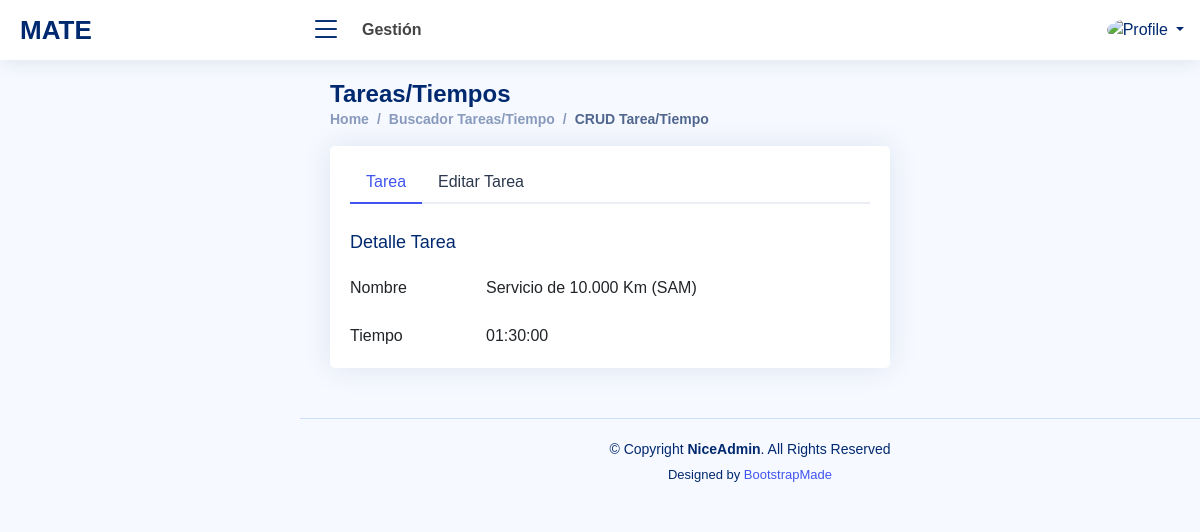
Before: /crudtarea.php?idtarea=198&accion=M (signed in) with the older database file.
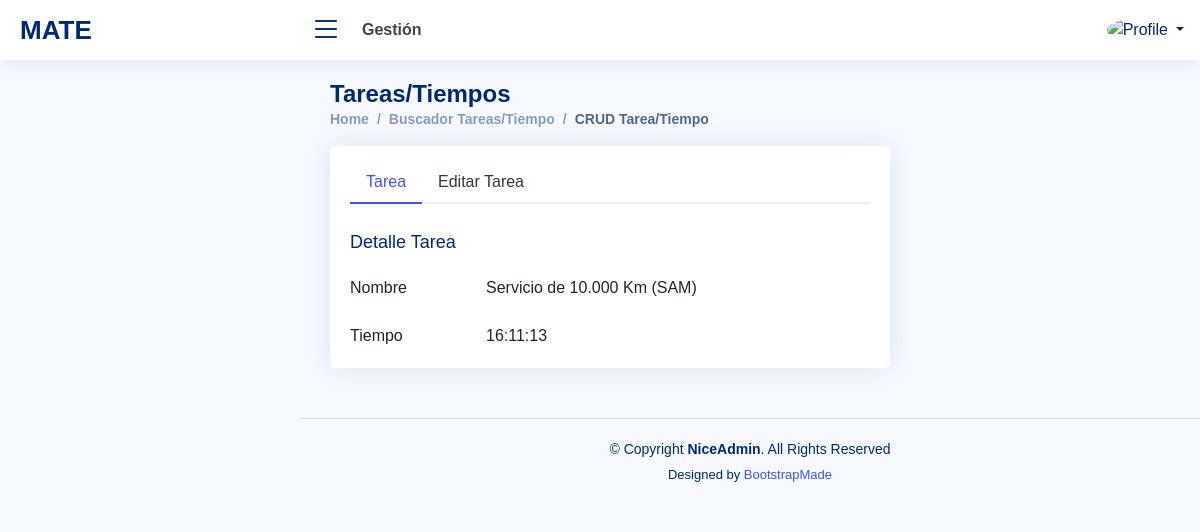
After: the same page with the newer database file.
### tables this page shows
CREATE TABLE `tareas` (
  `idtarea` int(11) NOT NULL AUTO_INCREMENT,
  `descripciontarea` varchar(100) DEFAULT NULL,
  `tiempotarea` decimal(10,0) DEFAULT NULL,
  `accion` varchar(1) DEFAULT NULL,
  `idempleadoaccion` int(11) DEFAULT NULL,
  `fechaaccion` datetime DEFAULT NULL,
  PRIMARY KEY (`idtarea`)
);

### crudtarea.php (the view, shortened to what this page needs)
<?php
  if (isset($_SESSION['id']))
  {
    $tipousu=$_SESSION['tipo'];
    $foto=$_SESSION['foto'];
    $nombrecorto=$_SESSION['nombrecorto'];
    $txttarea="";
    $txttiempo="";
    if (isset($_GET['idtarea']))
    {
      $idtarea=$_GET["idtarea"];
      $accion=$_GET["accion"];
      if ($accion=="OKELI")
      {
          $sql = "SELECT a.`descripciontarea`,a.tiempotarea
                  FROM tareas a
                  WHERE a.idtarea=". $idtarea ." AND a.`accion`='B';";
          $accion="OK";
      }
      else
      {
          $sql = "SELECT a.`descripciontarea`,a.tiempotarea
                  FROM tareas a
                  WHERE a.idtarea=". $idtarea ." AND a.`accion`!='B';";
      }
      $con=conectar();
      $result = $con->query($sql);
      if (!$result)
      {
        die('Invalid query: ' . $mysqli->error);
      }
      else
      {
        while($row = mysqli_fetch_array($result))
        {
          $txttarea=$row['descripciontarea'];
          $txttiempo=date("H:i:s", $row['tiempotarea']);
        }
      }
    }
  }
  else
  {
    header('Location: index.php');
    exit;
  }
?>
<!DOCTYPE html>
<html lang="en">
<head>
  <link href="assets/font/Open_Sans.css" rel="stylesheet">
  <link href="assets/vendor/bootstrap/css/bootstrap.min.css" rel="stylesheet">
  <link href="assets/vendor/bootstrap-icons/bootstrap-icons.css" rel="stylesheet">
  <link href="assets/vendor/boxicons/css/boxicons.min.css" rel="stylesheet">
  <link href="assets/vendor/quill/quill.snow.css" rel="stylesheet">
  <link href="assets/vendor/quill/quill.bubble.css" rel="stylesheet">
  <link href="assets/vendor/remixicon/remixicon.css" rel="stylesheet">
  <link href="assets/vendor/simple-datatables/style.css" rel="stylesheet">
  <link href="assets/css/style.css" rel="stylesheet">
</head>
<body>
  <header id="header" class="header fixed-top d-flex align-items-center">
    <div class="d-flex align-items-center justify-content-between">
      <a href="index.html" class="logo d-flex align-items-center">
        <span class="d-none d-lg-block"><?php echo $_SESSION['nombreapp']; ?></span>
      </a>
      <i class="bi bi-list toggle-sidebar-btn"></i>
    </div>
    <div class="search-bar">
      <strong>Gestión</strong>
    </div>
    <nav class="header-nav ms-auto">
      <ul class="d-flex align-items-center">
        <li class="nav-item dropdown pe-3">
          <a class="nav-link nav-profile d-flex align-items-center pe-0" href="#" data-bs-toggle="dropdown">
          <img src="assets/img/<?php echo $foto; ?>" alt="Profile" class="rounded-circle">
          <span class="d-none d-md-block dropdown-toggle ps-2"><?php echo $nombrecorto; ?></span>
          </a>
        </li>
      </ul>
    </nav>
  </header>
  <main id="main" class="main">
    <div class="pagetitle">
      <h1>Tareas/Tiempos</h1>
      <nav>
        <ol class="breadcrumb">
          <li class="breadcrumb-item">
          <?php
            if (($tipousu=="Administración")||($tipousu=="Gerente")) echo "<a href='home.php'>Home</a>";
            else
            {
              echo "<a href='atenderordenes.php?ver=P'>Home</a>";
            }
          ?>
          </li>
          <li class="breadcrumb-item"><a href="buscadortareas.php">Buscador Tareas/Tiempo</a></li>
          <li class="breadcrumb-item active">CRUD Tarea/Tiempo</li>
        </ol>
      </nav>
    </div>
    <section class="section">
      <div class="row">
        <div class="col-lg-12">
          <div class="col-xl-8">
            <div class="card">
              <div class="card-body pt-3">
                <ul class="nav nav-tabs nav-tabs-bordered">
                  <li class="nav-item">
                    <button class="nav-link active" data-bs-toggle="tab" data-bs-target="#profile-overview">Tarea</button>
                  </li>
                  <li class="nav-item">
                    <button class="nav-link" data-bs-toggle="tab" data-bs-target="#profile-edit">Editar Tarea</button>
                  </li>
                </ul>
                <div class="tab-content pt-2">
                  <div class="tab-pane fade show active profile-overview" id="profile-overview">
                    <h5 class="card-title">Detalle Tarea</h5>
                    <div class="row">
                      <div class="col-lg-3 col-md-4 label ">Nombre</div>
                      <div class="col-lg-9 col-md-8"><?php echo $txttarea; ?></div>
                    </div>
                    <div class="row">
                      <div class="col-lg-3 col-md-4 label ">Tiempo</div>
                      <div class="col-lg-9 col-md-8"><?php echo $txttiempo; ?></div>
                    </div>
                  </div>
                </div>
              </div>
            </div>
          </div>
        </div>
      </div>
    </section>
  </main>
  <footer id="footer" class="footer">
    <div class="copyright">
      &copy; Copyright <strong><span>NiceAdmin</span></strong>. All Rights Reserved
    </div>
    <div class="credits">
      Designed by <a href="https://bootstrapmade.com/">BootstrapMade</a>
    </div>
  </footer>
</body>
</html>

### assets/css/style.css (style rules this page uses)
:root { scroll-behavior: smooth; }
body { font-family: "Open Sans", sans-serif; background: #f6f9ff; color: #444444; }
a { color: #4154f1; text-decoration: none; }
h1, h2, h3, h4, h5, h6 { font-family: "Nunito", sans-serif; }
#main { margin-top: 60px; padding: 20px 30px; transition: all 0.3s; }
.pagetitle { margin-bottom: 10px; }
.pagetitle h1 { font-size: 24px; margin-bottom: 0; font-weight: 600; color: #012970; }
.card { margin-bottom: 30px; border: none; border-radius: 5px; box-shadow: 0px 0 30px rgba(1, 41, 112, 0.1); }
.card-title { padding: 20px 0 15px 0; font-size: 18px; font-weight: 500; color: #012970; font-family: "Poppins", sans-serif; }
.card-body { padding: 0 20px 20px 20px; }
.breadcrumb { font-size: 14px; font-family: "Nunito", sans-serif; color: #899bbd; font-weight: 600; }
.breadcrumb a { color: #899bbd; transition: 0.3s; }
.breadcrumb .breadcrumb-item::before { color: #899bbd; }
.breadcrumb .active { color: #51678f; font-weight: 600; }
.nav-tabs-bordered { border-bottom: 2px solid #ebeef4; }
.nav-tabs-bordered .nav-link { margin-bottom: -2px; border: none; color: #2c384e; }
.nav-tabs-bordered .nav-link.active { background-color: #fff; color: #4154f1; border-bottom: 2px solid #4154f1; }
.logo { line-height: 1; }
@media (min-width: 1200px) { .logo { width: 280px; } }
.logo span { font-size: 26px; font-weight: 700; color: #012970; font-family: "Nunito", sans-serif; }
.header { transition: all 0.5s; z-index: 997; height: 60px; box-shadow: 0px 2px 20px rgba(1, 41, 112, 0.1); background-color: #fff; padding-left: 20px; }
.header .toggle-sidebar-btn { font-size: 32px; padding-left: 10px; cursor: pointer; color: #012970; }
.header .search-bar { min-width: 360px; padding: 0 20px; }
.header-nav ul { list-style: none; }
.header-nav>ul { margin: 0; padding: 0; }
.header-nav .nav-profile { color: #012970; }
.header-nav .nav-profile img { max-height: 36px; }
.header-nav .nav-profile span { font-size: 14px; font-weight: 600; }
@media (min-width: 1200px) { #main, #footer { margin-left: 300px; } }
.footer { padding: 20px 0; font-size: 14px; transition: all 0.3s; border-top: 1px solid #cddfff; }
.footer .copyright { text-align: center; color: #012970; }
.footer .credits { padding-top: 5px; text-align: center; font-size: 13px; color: #012970; }

Changed rows visible on the page:
changed tareas "Servicio de 10.000 Km (SAM)": tiempotarea "01:30:00" → "16:11:13"
